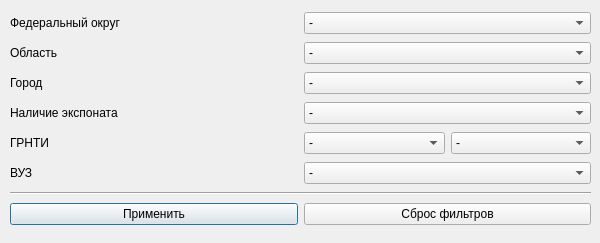
<?xml version="1.0" encoding="UTF-8"?>
<ui version="4.0">
 <class>Dialog</class>
 <widget class="QDialog" name="Dialog">
  <property name="geometry">
   <rect>
    <x>0</x>
    <y>0</y>
    <width>600</width>
    <height>243</height>
   </rect>
  </property>
  <property name="sizePolicy">
   <sizepolicy hsizetype="Preferred" vsizetype="Preferred">
    <horstretch>0</horstretch>
    <verstretch>0</verstretch>
   </sizepolicy>
  </property>
  <property name="minimumSize">
   <size>
    <width>481</width>
    <height>243</height>
   </size>
  </property>
  <property name="maximumSize">
   <size>
    <width>600</width>
    <height>243</height>
   </size>
  </property>
  <property name="windowTitle">
   <string>Фильтрация</string>
  </property>
  <property name="windowIcon">
   <iconset>
    <normaloff>image/filtering-data-icon.png</normaloff>image/filtering-data-icon.png</iconset>
  </property>
  <widget class="QWidget" name="gridLayoutWidget">
   <property name="geometry">
    <rect>
     <x>0</x>
     <y>0</y>
     <width>601</width>
     <height>245</height>
    </rect>
   </property>
   <layout class="QGridLayout" name="gridLayout_3">
    <property name="leftMargin">
     <number>10</number>
    </property>
    <property name="topMargin">
     <number>10</number>
    </property>
    <property name="rightMargin">
     <number>10</number>
    </property>
    <property name="bottomMargin">
     <number>10</number>
    </property>
    <item row="3" column="0">
     <widget class="QLabel" name="preference_exibit_lb">
      <property name="text">
       <string>Наличие экспоната</string>
      </property>
     </widget>
    </item>
    <item row="7" column="0">
     <widget class="QPushButton" name="apply_filtering_bn">
      <property name="text">
       <string>Применить</string>
      </property>
     </widget>
    </item>
    <item row="3" column="1">
     <widget class="QComboBox" name="preference_exibit_cb">
      <item>
       <property name="text">
        <string>-</string>
       </property>
      </item>
     </widget>
    </item>
    <item row="1" column="1">
     <widget class="QComboBox" name="region_cb">
      <item>
       <property name="text">
        <string>-</string>
       </property>
      </item>
     </widget>
    </item>
    <item row="6" column="0" colspan="2">
     <widget class="Line" name="line_5">
      <property name="orientation">
       <enum>Qt::Horizontal</enum>
      </property>
     </widget>
    </item>
    <item row="5" column="0">
     <widget class="QLabel" name="university_lb">
      <property name="text">
       <string>ВУЗ</string>
      </property>
     </widget>
    </item>
    <item row="2" column="0">
     <widget class="QLabel" name="city_lb">
      <property name="text">
       <string>Город</string>
      </property>
     </widget>
    </item>
    <item row="5" column="1">
     <widget class="QComboBox" name="university_cb">
      <item>
       <property name="text">
        <string>-</string>
       </property>
      </item>
     </widget>
    </item>
    <item row="0" column="1">
     <widget class="QComboBox" name="federalDistrict_cb">
      <item>
       <property name="text">
        <string>-</string>
       </property>
      </item>
     </widget>
    </item>
    <item row="0" column="0">
     <widget class="QLabel" name="federalDistrict_lb">
      <property name="text">
       <string>Федеральный округ</string>
      </property>
     </widget>
    </item>
    <item row="2" column="1">
     <widget class="QComboBox" name="city_cb">
      <item>
       <property name="text">
        <string>-</string>
       </property>
      </item>
     </widget>
    </item>
    <item row="4" column="1">
     <layout class="QHBoxLayout" name="horizontalLayout_4">
      <item>
       <widget class="QComboBox" name="GRNTI_1_cb">
        <item>
         <property name="text">
          <string>-</string>
         </property>
        </item>
       </widget>
      </item>
      <item>
       <widget class="QComboBox" name="GRNTI_2_cb">
        <item>
         <property name="text">
          <string>-</string>
         </property>
        </item>
       </widget>
      </item>
     </layout>
    </item>
    <item row="4" column="0">
     <widget class="QLabel" name="GRNTI_lb">
      <property name="text">
       <string>ГРНТИ</string>
      </property>
      <property name="alignment">
       <set>Qt::AlignLeading|Qt::AlignLeft|Qt::AlignVCenter</set>
      </property>
     </widget>
    </item>
    <item row="7" column="1">
     <widget class="QPushButton" name="reset_filtering_bn">
      <property name="text">
       <string>Сброс фильтров</string>
      </property>
     </widget>
    </item>
    <item row="1" column="0">
     <widget class="QLabel" name="region_lb">
      <property name="text">
       <string>Область</string>
      </property>
     </widget>
    </item>
   </layout>
  </widget>
 </widget>
 <resources/>
 <connections/>
</ui>
